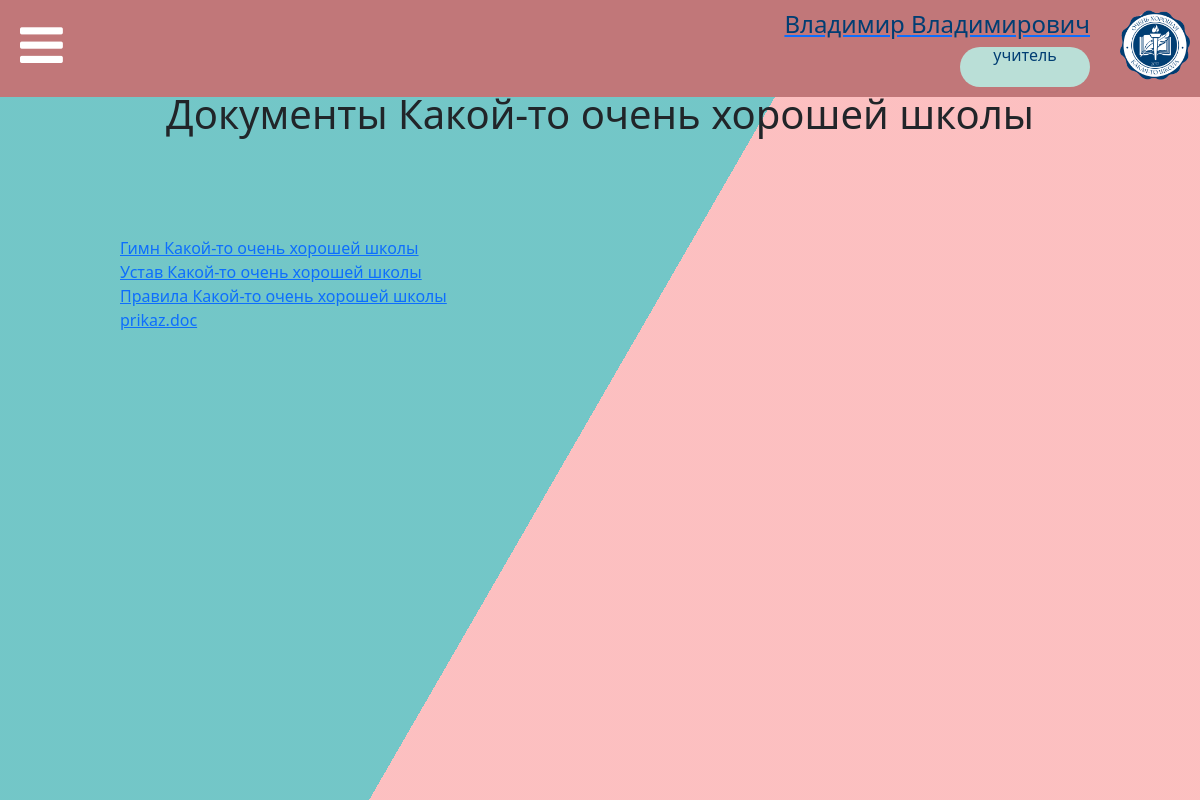
The app's page /docs (signed in) with its own data.
### data/users.py (models this page shows, shortened)
class User(SqlAlchemyBase, UserMixin, SerializerMixin):
    __tablename__ = 'accounts'
    id = sqlalchemy.Column(sqlalchemy.Integer,
                           primary_key=True, autoincrement=True, unique=True)
    surname = sqlalchemy.Column(sqlalchemy.String, nullable=False)
    name = sqlalchemy.Column(sqlalchemy.String, nullable=False)
    patronymic = sqlalchemy.Column(sqlalchemy.String, nullable=True)
    email = sqlalchemy.Column(sqlalchemy.String,
                              index=True, unique=True, nullable=False)
    hashed_password = sqlalchemy.Column(sqlalchemy.String, nullable=False)
    status_id = sqlalchemy.Column(sqlalchemy.Integer)
    news = orm.relation("News", back_populates='user')

### tables this page shows
CREATE TABLE statuses (id INTEGER PRIMARY KEY AUTOINCREMENT UNIQUE NOT NULL, status STRING NOT NULL UNIQUE);

### main.py (the view)
@app.route('/docs')
def docs():
    try:
        with open('static/json/content.json', mode='r', encoding='utf-8') as f:
            data = json.load(f)
        return render_template("some_page.html", title=app.config["TITLES"]["docs"], pages=app.config["PAGES"],
                               **(data["/docs"]))
    except Exception as error:
        logging.fatal(error)

### data/db_session.py (called while the page is built)
def create_session() -> Session:
    global __factory
    return __factory()

### main.py (called while the page is built)
@login_manager.user_loader
def load_user(user_id):
    db_sess = db_session.create_session()
    return db_sess.query(User).get(user_id)

@app.context_processor
def utility_processor():
    def make_readable_status(status_id):
        return app.config["ROLES_REVERSE"][status_id]
    return dict(make_readable_status=make_readable_status)

### templates/some_page.html (shortened to what this page needs)
{% extends "base.html" %}
{% block content %}
<div class="bg"></div>
    <div class="bg bg2"></div>
    <div class="bg bg3"></div>
<div class="container-fluid register-form">
    <h1 align="center">
        {{ content_title }}
    </h1>
    <div class="spacebar-my"></div>
    {% for item in media %}
    <a href="{{ content_dir }}/{{ item[0] }}" download>
        {% if item|length > 1 %}
            {{ item[1] }}
        {% else %}
            {{ item[0] }}
        {% endif %}
    </a><br>
    {% endfor %}
</div>
{% endblock %}

### templates/base.html (shortened to what this page needs)
<!DOCTYPE html>
<html>
<head>
    <link rel="stylesheet" href="https://netdna.bootstrapcdn.com/font-awesome/4.7.0/css/font-awesome.min.css">
    <link href="https://www.jqueryscript.net/css/jquerysctipttop.css" rel="stylesheet" type="text/css">
    <link rel="stylesheet" href="https://cdn.jsdelivr.net/npm/bootstrap@5.1.3/dist/css/bootstrap.min.css"
>
    <link rel="stylesheet" href="/../static/css/style.css">
    <link rel="stylesheet" href="/../static/css/index_style.css">
    <link rel="stylesheet" href="/../static/css/news_view.css">
</head>
<body>
<header>
    <div class="news-wrapper">
        <i id="button-menu" class="fa fa-bars"></i>
        <div style="flex:1;"></div>
        {% if current_user.is_authenticated %}
        <a href="/logout">
            <div align="right">
                <h4>{{ current_user.surname }} {{ current_user.name }}</h4>
                <div class="status" tabindex="0" data-bs-toggle="tooltip" title="Роль в школе"><a>{{
                    make_readable_status(current_user.status_id) }}</a></div>
            </div>
        </a>
        {% endif %}
        <div style="min-width:30px; height:20px;"></div>
        <img src="/../static/img/logo.png" width="70" height="70" align="right">
    </div>
            {% set q = 1 %}
</header>
<div class="spacebar-my"></div>
{% block content %}{% endblock %}
</body>
</html>

### static/css/style.css (style rules this page uses)
:root { --color-primary: rgba(193, 119, 121, 0.69); --second-color: #fff; }
* { margin: 0; padding: 0; box-sizing: border-box; }
header { position: absolute; width: 100%; top: 0; left: 0; padding: 10px; background: #C17779; }
header #button-menu { font-size: 50px; padding: 10px; color: #fff; cursor: pointer; }
h4 { color: #003e73; }
.spacebar-my { width: 100%; height: 90px; }
.bg { animation:slide 3s ease-in-out infinite alternate; background-image: linear-gradient(-60deg, #FDB7B9 50%, #60BFC1 50%); bottom:0; left:-50%; opacity:.5; position:fixed; right:-50%; top:0; z-index:-1; }
.bg2 { animation-direction:alternate-reverse; animation-duration:4s; }
.bg3 { animation-duration:5s; }
.status { width: 130px; height: 40px; border-radius: 60px; background-color: #BADFD7; text-align: center; color: #003e73; line-height: 1em; flex-grow: 0; flex-shrink: 0; vertical-align: middle; }
.register-form { padding-left: 10%; padding-right: 10%; }

### static/css/news_view.css (style rules this page uses)
.news-wrapper { display: flex; flex-flow: row wrap; }

### records on screen
User: surname "Владимир", name "Владимирович"
statuses: status "учитель"

### other values on screen
{{ content_title }} "Документы Какой-то очень хорошей школы"
{{ item[1] }} "Гимн Какой-то очень хорошей школы" "Устав Какой-то очень хорошей школы" "Правила Какой-то очень хорошей школы"
{{ item[0] }} "prikaz.doc"
